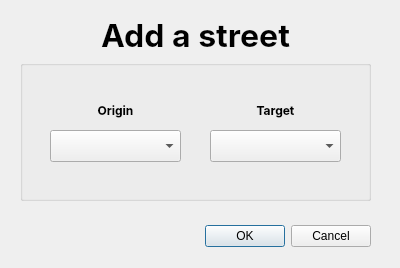
<?xml version="1.0" encoding="UTF-8"?>
<ui version="4.0">
 <class>addStreetDialog</class>
 <widget class="QDialog" name="addStreetDialog">
  <property name="geometry">
   <rect>
    <x>0</x>
    <y>0</y>
    <width>400</width>
    <height>268</height>
   </rect>
  </property>
  <property name="windowTitle">
   <string>Add Street</string>
  </property>
  <widget class="QGroupBox" name="groupBox">
   <property name="geometry">
    <rect>
     <x>20</x>
     <y>60</y>
     <width>351</width>
     <height>141</height>
    </rect>
   </property>
   <property name="font">
    <font>
     <family>SF Pro Display</family>
     <bold>true</bold>
     <strikeout>false</strikeout>
     <stylestrategy>PreferAntialias</stylestrategy>
     <kerning>true</kerning>
    </font>
   </property>
   <property name="title">
    <string/>
   </property>
   <widget class="QLabel" name="label_3">
    <property name="geometry">
     <rect>
      <x>70</x>
      <y>40</y>
      <width>51</width>
      <height>20</height>
     </rect>
    </property>
    <property name="text">
     <string>Origin</string>
    </property>
    <property name="alignment">
     <set>Qt::AlignCenter</set>
    </property>
   </widget>
   <widget class="QLabel" name="label_4">
    <property name="geometry">
     <rect>
      <x>230</x>
      <y>40</y>
      <width>51</width>
      <height>20</height>
     </rect>
    </property>
    <property name="text">
     <string>Target</string>
    </property>
    <property name="alignment">
     <set>Qt::AlignCenter</set>
    </property>
   </widget>
   <widget class="QComboBox" name="comboBox_origin">
    <property name="geometry">
     <rect>
      <x>30</x>
      <y>70</y>
      <width>131</width>
      <height>32</height>
     </rect>
    </property>
    <property name="font">
     <font>
      <family>SF Pro Display</family>
      <bold>false</bold>
      <strikeout>false</strikeout>
      <stylestrategy>PreferAntialias</stylestrategy>
      <kerning>true</kerning>
     </font>
    </property>
    <property name="placeholderText">
     <string>Choose City</string>
    </property>
   </widget>
   <widget class="QComboBox" name="comboBox_target">
    <property name="geometry">
     <rect>
      <x>190</x>
      <y>70</y>
      <width>131</width>
      <height>32</height>
     </rect>
    </property>
    <property name="font">
     <font>
      <family>SF Pro Display</family>
      <bold>false</bold>
      <strikeout>false</strikeout>
      <stylestrategy>PreferAntialias</stylestrategy>
      <kerning>true</kerning>
     </font>
    </property>
    <property name="contextMenuPolicy">
     <enum>Qt::DefaultContextMenu</enum>
    </property>
    <property name="acceptDrops">
     <bool>false</bool>
    </property>
    <property name="autoFillBackground">
     <bool>false</bool>
    </property>
    <property name="editable">
     <bool>false</bool>
    </property>
    <property name="placeholderText">
     <string>Choose City</string>
    </property>
   </widget>
  </widget>
  <widget class="QDialogButtonBox" name="buttonBox">
   <property name="geometry">
    <rect>
     <x>30</x>
     <y>220</y>
     <width>341</width>
     <height>32</height>
    </rect>
   </property>
   <property name="orientation">
    <enum>Qt::Horizontal</enum>
   </property>
   <property name="standardButtons">
    <set>QDialogButtonBox::Cancel|QDialogButtonBox::Ok</set>
   </property>
  </widget>
  <widget class="QLabel" name="label_5">
   <property name="geometry">
    <rect>
     <x>20</x>
     <y>20</y>
     <width>351</width>
     <height>31</height>
    </rect>
   </property>
   <property name="font">
    <font>
     <family>SF Pro Display</family>
     <pointsize>24</pointsize>
     <bold>true</bold>
    </font>
   </property>
   <property name="text">
    <string>Add a street</string>
   </property>
   <property name="alignment">
    <set>Qt::AlignCenter</set>
   </property>
  </widget>
 </widget>
 <resources/>
 <connections/>
</ui>
